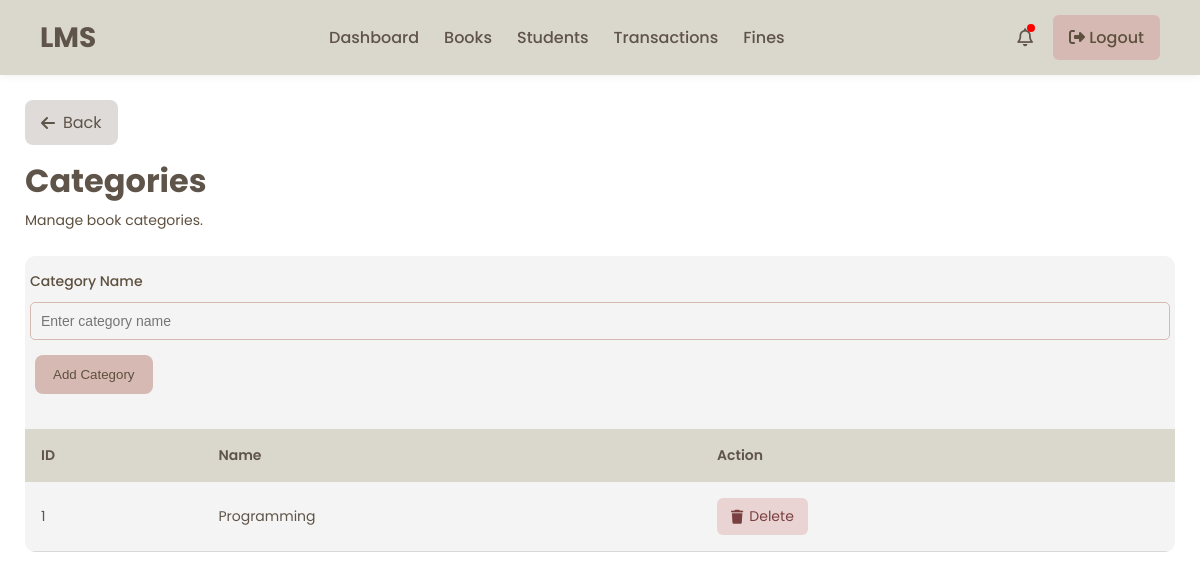
/categories/, run on an earlier commit of the app's database.
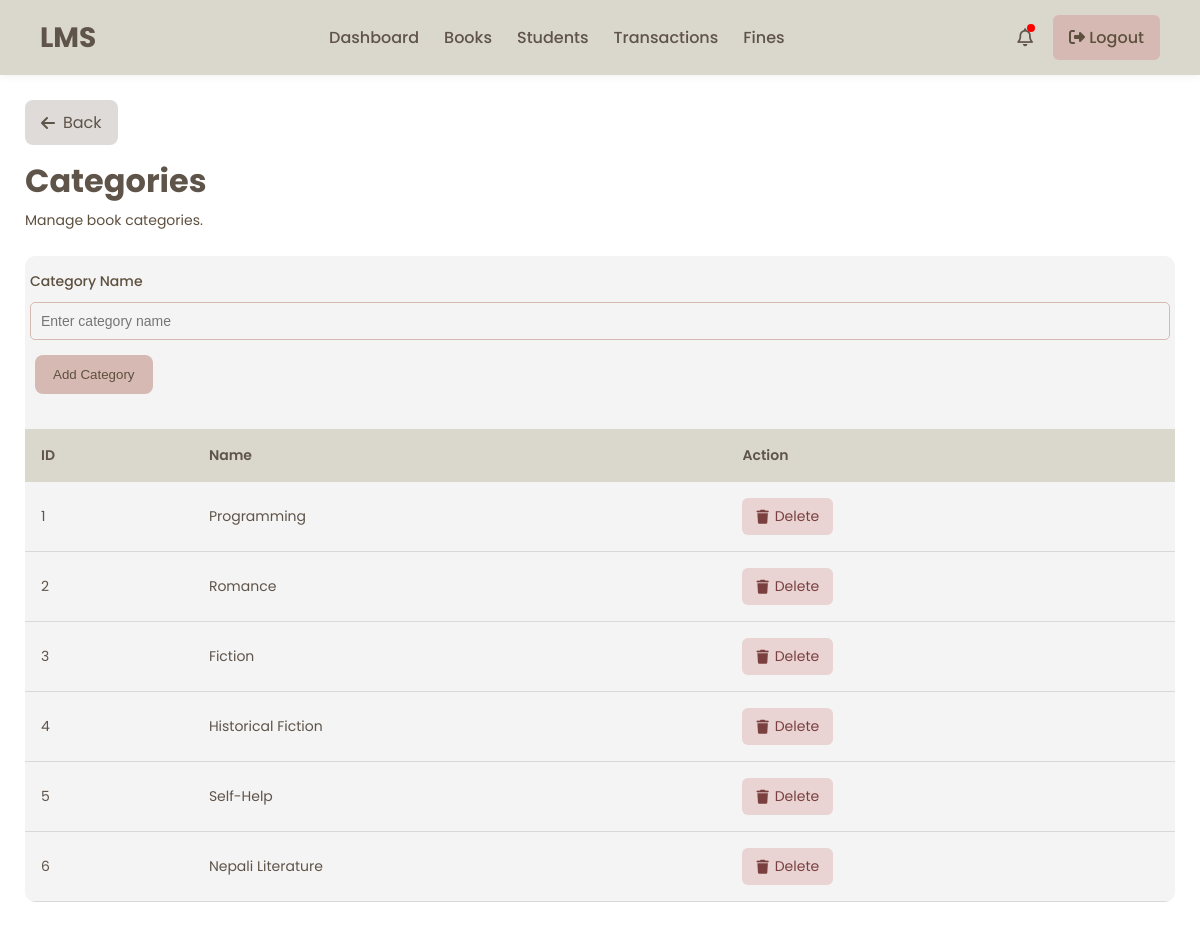
And on a later commit of the database.
### library/models.py (models this page shows, shortened)
class Category(models.Model):
    name = models.CharField(max_length=100, unique=True)

### library/views.py (the view)
# urls.py: path('categories/', views.categories, name='categories'),
def categories(request):
    categories = Category.objects.all()
    context = {
        'categories': categories
    }
    return render(
        request,
        'categories.html',
        context
    )

### templates/categories.html (shortened to what this page needs)
{% extends 'admin_base.html' %}
{% load static %}
{% block extra_css %}
<link rel="stylesheet" href="{% static 'css/books.css' %}" />
{% endblock %}
{% block content %}
<div class="students-page">
  <div class="top-header">
    <div class="header-left">
      <a href="{% url 'dashboard' %}" class="back-btn">
        <i class="fa-solid fa-arrow-left"></i>
        Back
      </a>
      <h1 class="page-title">Categories</h1>
      <p class="page-subtitle">Manage book categories.</p>
    </div>
  </div>
  <div class="table-wrapper">
    <form method="POST" action="{% url 'add_category' %}">
      <div class="form-group">
        <label>Category Name</label>
        <input
          type="text"
          name="name"
          placeholder="Enter category name"
          required
        />
      </div>
      <button type="submit" class="add-btn">Add Category</button>
    </form>
    <br />
    <table>
      <thead>
        <tr>
          <th>ID</th>
          <th>Name</th>
          <th>Action</th>
        </tr>
      </thead>
      <tbody>
        {% for category in categories %}
        <tr>
          <td>{{ category.id }}</td>
          <td>{{ category.name }}</td>
          <td>
            <a
              href="{% url 'delete_category' category.id %}"
              class="delete-btn"
              onclick="return confirm('Delete this category?');"
            >
              <i class="fa-solid fa-trash"></i>
              Delete
            </a>
          </td>
        </tr>
        {% empty %}
        <tr>
          <td colspan="3" class="empty-row">
            <p>No categories found.</p>
          </td>
        </tr>
        {% endfor %}
      </tbody>
    </table>
  </div>
</div>
{% endblock %}

What changed in the data, as far as the page shows it:
added Category: id "2", name "Romance"
added Category: id "3", name "Fiction"
added Category: id "4", name "Historical Fiction"
added Category: id "5", name "Self-Help"
added Category: id "6", name "Nepali Literature"
